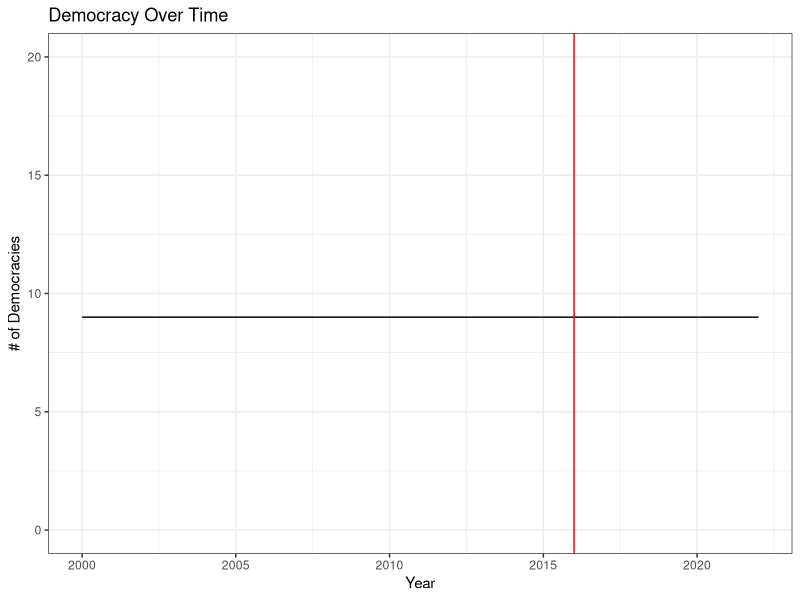
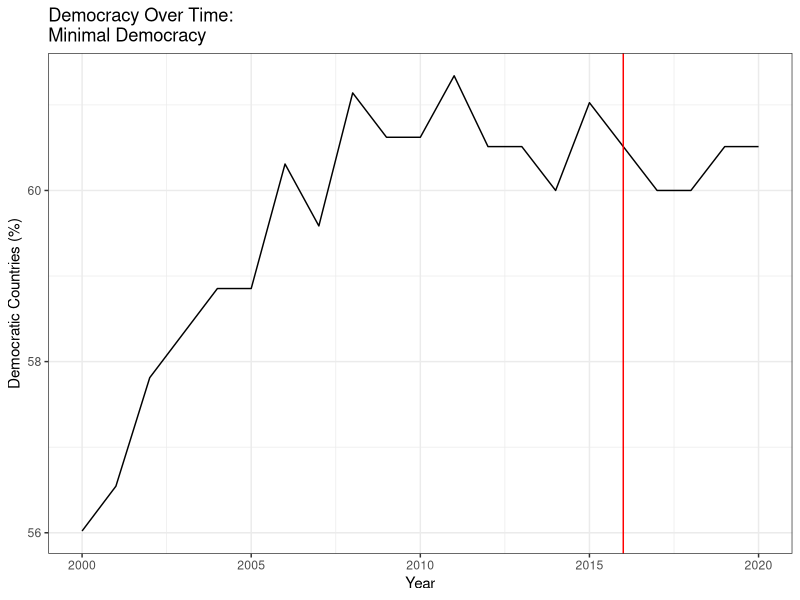
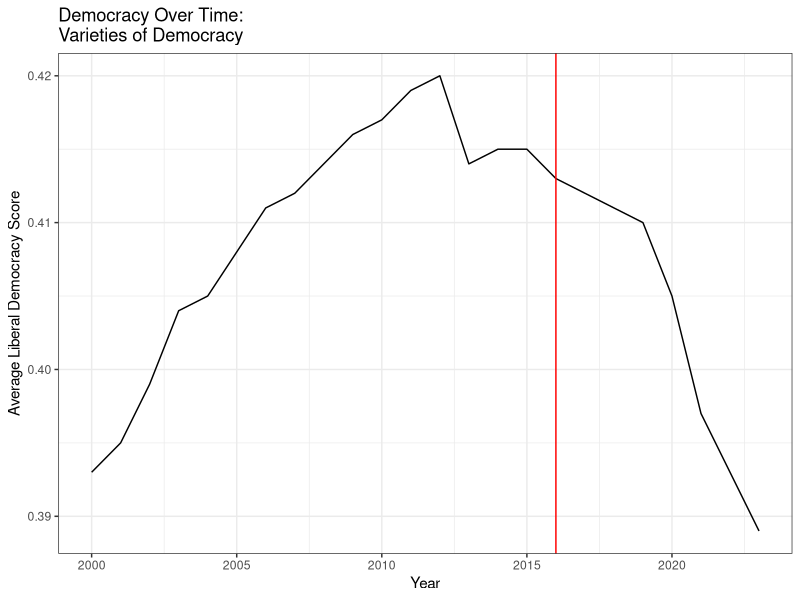

Reproduce these figures in R, in order.
## ---- chunk 1
knitr::opts_chunk$set(echo = FALSE)
## ---- chunk 2
require(ggplot2)
require(data.table)

d1 = data.table(year = 2000:2022, democracies = 9)

ggplot(d1, aes(x = year, y = democracies)) +
  geom_line() + 
  xlab('Year') +
  ylab('# of Democracies') +
  ggtitle("Democracy Over Time") +
  theme_bw() +
  ylim(0,20) +
  geom_vline(xintercept = 2016, color = 'red')

## ---- chunk 3
require(ggplot2)
require(data.table)

d2 = fread("./mindem_scores.csv")

ggplot(d2, aes(x = year, y = democracy*100)) +
  geom_line() + 
  xlab('Year') +
  ylab('Democratic Countries (%)') +
  ggtitle("Democracy Over Time:\nMinimal Democracy") +
  theme_bw() +
  #ylim(0,100) +
  geom_vline(xintercept = 2016, color = 'red')

## ---- chunk 4
require(ggplot2)
require(data.table)

d3 = fread("./vdem.csv")

ggplot(d3[Year >= 2000], aes(x = Year, y = ldi)) +
  geom_line() + 
  xlab('Year') +
  ylab('Average Liberal Democracy Score') +
  ggtitle("Democracy Over Time:\nVarieties of Democracy") +
  theme_bw() +
  #ylim(0,12) +
  geom_vline(xintercept = 2016, color = 'red')

